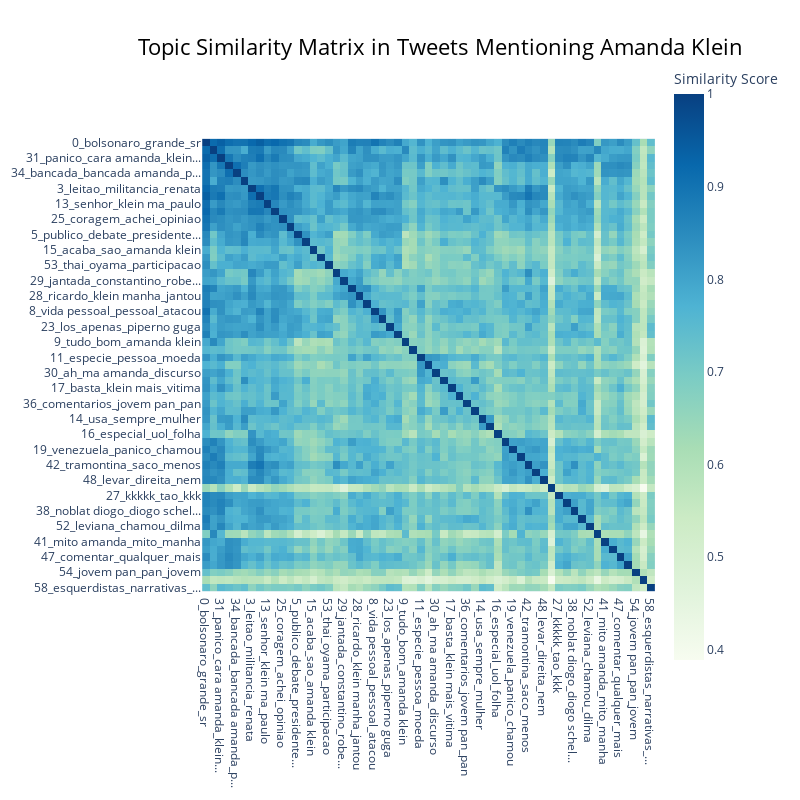

The notebook cell saved with this chart:
### Code cell
fig2 = topic_model.visualize_heatmap(n_clusters=20)

fig2.update_layout(
    title_text="Topic Similarity Matrix in Tweets Mentioning Amanda Klein"
)

fig2.show()

### Figure 1 — Plotly figure (JSON) as saved in the notebook; plotly's stock layout.template omitted (floating-point values rounded to 4 significant figures; data arrays with more than 128 entries replaced by an {"elided": "..."} marker saying what was removed)
{"data": [{"coloraxis": "coloraxis", "hovertemplate": "x: %{x}<br>y: %{y}<br>Similarity Score: %{z}<extra></extra>", "name": "0", "type": "heatmap", "x": ["0_bolsonaro_grande_sr", "2_ze_somente_dirceu", "31_panico_cara amanda_klein...", "1_bonita_passando_mito amanda", "34_bancada_bancada amanda_p...", "40_explicacao_nenhuma_irritou", "3_leitao_militancia_renata", "4_guga_schelp amanda_schelp", "13_senhor_klein ma_paulo", "21_ministro_ex_acha", "25_coragem_achei_opiniao", "55_nunca_estao_voce", "5_publico_debate_presidente...", "10_responde_marido amanda_m...", "15_acaba_sao_amanda klein", "32_varios_meio_consegue", "53_thai_oyama_participacao", "6_rodrigues_estomago_felipe", "29_jantada_constantino_robe...", "7_vera magalhaes_vera_magal...", "28_ricardo_klein manha_jantou", "45_melhores_ze maria_maria", "8_vida pessoal_pessoal_atacou", "22_perguntou_klein so_pouco", "23_los_apenas_piperno guga", "50_vida particular_particul...", "9_tudo_bom_amanda klein", "39_tom_voz_bom", "11_especie_pessoa_moeda", "20_jp_jp amanda_recebe", "30_ah_ma amanda_discurso", "12_comprar imoveis_comprar_...", "17_basta_klein mais_vitima", "24_responder_deveria_mulheres", "36_comentarios_jovem pan_pan", "57_klein presidente_marido ...", "14_usa_sempre_mulher", "43_desculpa_dormir_tentando", "16_especial_uol_folha", "18_ma_amanda klein_klein", "19_venezuela_panico_chamou", "35_ciro_verdades_pan amanda", "42_tramontina_saco_menos", "44_xandao_zoe_tse", "48_levar_direita_nem", "26_recado_passou_falou", "27_kkkkk_tao_kkk", "37_ate amanda_real_ate", "38_noblat diogo_diogo schel...", "51_palavras_bom_presidente", "52_leviana_chamou_dilma", "33_gente_atacou_jornalistas", "41_mito amanda_mito_manha", "46_noite_conseguiu_semana", "47_comentar_qualquer_mais", "49_aguenta_hj_ouvir amanda", "54_jovem pan_pan_jovem", "56_los_semana_durante", "58_esquerdistas_narrativas_..."], "xaxis": "x", "y": ["0_bolsonaro_grande_sr", "2_ze_somente_dirceu", "31_panico_cara amanda_klein...", "1_bonita_passando_mito amanda", "34_bancada_bancada amanda_p...", "40_explicacao_nenhuma_irritou", "3_leitao_militancia_renata", "4_guga_schelp amanda_schelp", "13_senhor_klein ma_paulo", "21_ministro_ex_acha", "25_coragem_achei_opiniao", "55_nunca_estao_voce", "5_publico_debate_presidente...", "10_responde_marido amanda_m...", "15_acaba_sao_amanda klein", "32_varios_meio_consegue", "53_thai_oyama_participacao", "6_rodrigues_estomago_felipe", "29_jantada_constantino_robe...", "7_vera magalhaes_vera_magal...", "28_ricardo_klein manha_jantou", "45_melhores_ze maria_maria", "8_vida pessoal_pessoal_atacou", "22_perguntou_klein so_pouco", "23_los_apenas_piperno guga", "50_vida particular_particul...", "9_tudo_bom_amanda klein", "39_tom_voz_bom", "11_especie_pessoa_moeda", "20_jp_jp amanda_recebe", "30_ah_ma amanda_discurso", "12_comprar imoveis_comprar_...", "17_basta_klein mais_vitima", "24_responder_deveria_mulheres", "36_comentarios_jovem pan_pan", "57_klein presidente_marido ...", "14_usa_sempre_mulher", "43_desculpa_dormir_tentando", "16_especial_uol_folha", "18_ma_amanda klein_klein", "19_venezuela_panico_chamou", "35_ciro_verdades_pan amanda", "42_tramontina_saco_menos", "44_xandao_zoe_tse", "48_levar_direita_nem", "26_recado_passou_falou", "27_kkkkk_tao_kkk", "37_ate amanda_real_ate", "38_noblat diogo_diogo schel...", "51_palavras_bom_presidente", "52_leviana_chamou_dilma", "33_gente_atacou_jornalistas", "41_mito amanda_mito_manha", "46_noite_conseguiu_semana", "47_comentar_qualquer_mais", "49_aguenta_hj_ouvir amanda", "54_jovem pan_pan_jovem", "56_los_semana_durante", "58_esquerdistas_narrativas_..."], "yaxis": "y", "z": {"elided": "59x59 float values"}}], "layout": {"coloraxis": {"colorbar": {"title": {"text": "Similarity Score"}}, "colorscale": [[0, "rgb(247,252,240)"], [0.125, "rgb(224,243,219)"], [0.25, "rgb(204,235,197)"], [0.375, "rgb(168,221,181)"], [0.5, "rgb(123,204,196)"], [0.625, "rgb(78,179,211)"], [0.75, "rgb(43,140,190)"], [0.875, "rgb(8,104,172)"], [1, "rgb(8,64,129)"]]}, "height": 800, "hoverlabel": {"bgcolor": "white", "font": {"family": "Rockwell", "size": 16}}, "legend": {"title": {"text": "Trend"}}, "margin": {"t": 60}, "showlegend": true, "title": {"font": {"color": "Black", "size": 22}, "text": "Topic Similarity Matrix in Tweets Mentioning Amanda Klein", "x": 0.55, "xanchor": "center", "y": 0.95, "yanchor": "top"}, "width": 800, "xaxis": {"anchor": "y", "constrain": "domain", "domain": [0, 1], "scaleanchor": "y"}, "yaxis": {"anchor": "x", "autorange": "reversed", "constrain": "domain", "domain": [0, 1]}}}
